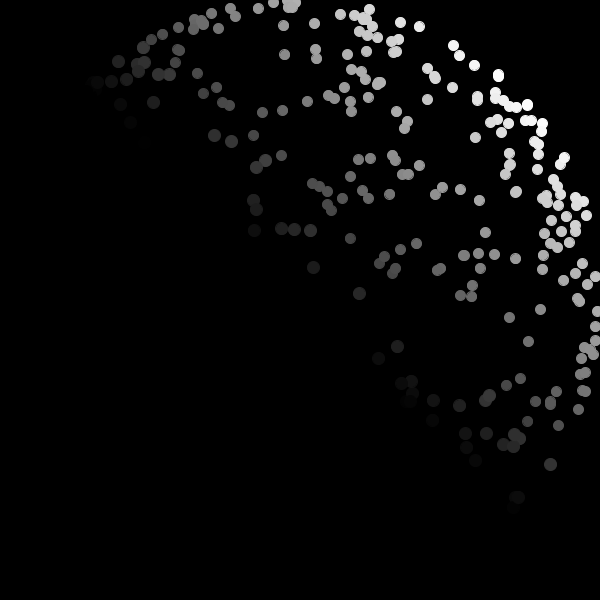
Frame 1 (no input)
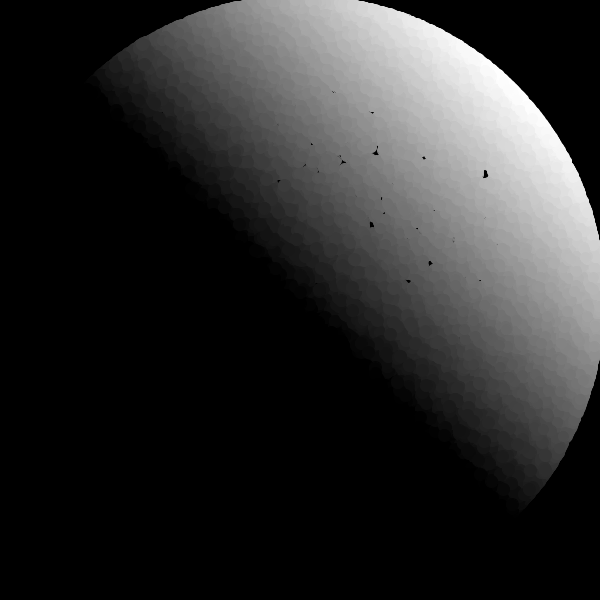
Frame 60 (the mouse pressed at the canvas centre just before this capture)
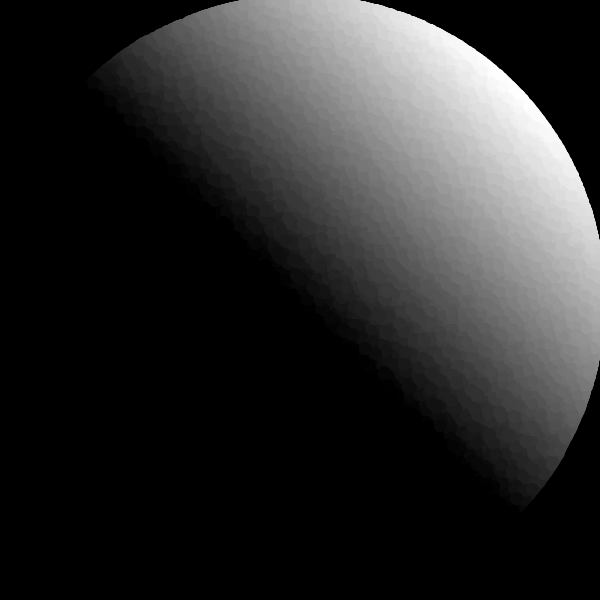
Frame 120 (the mouse held since frame 60 and released just before this capture)

The Processing sketch that drew these frames (run headless with seeded random() and noise(); from frame 60 on, the mouse is pressed at the canvas centre):

// Processing sketch: moons
// ── moons.pde
void setup() {
  size(600, 600);
  frameRate(60);
  colorMode(RGB, 1.0);
  background(0);
}

void draw() {
  
  if (keyPressed && key == 's') {
    println("saveing");
    save("out_"+day()+"_"+hour()+"_"+minute()+"_"+second()+".png");
    exit();
  }
  //background(0);

  println(frameCount);

  float t = 0;
  float step = 0.001;

  while (t <= 1) {

    PVector v = PVector.random3D().mult(300);




    //color c = color(map(v.x, -100, 100, 0, 1), map(v.y, -100, 100, 0, 1), map(v.z, -100, 100, 0, 1));
    //PVector light = PVector.fromAngle(radians(frameCount)).add(0, 0, 0);
    PVector light = new PVector(-1, 1, 0);
    color c = color(-PVector.dot(v, light)/(v.mag()*light.mag()));

    v.add(width/2, height/2);

    stroke(c);
    fill(c);

    if (v.z>0)
      if (brightness(c) < 0.25)
        ellipse(v.x, v.y, 12, 12);
      else
        ellipse(v.x, v.y, 10, 10);
    //point(v.x, v.y);

    t += step;
  }
}
